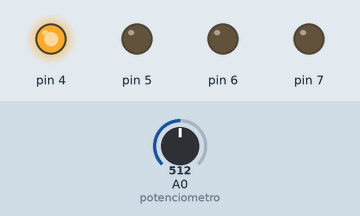
Bench run of a sketch on a simulated Arduino Uno, built with avr-gcc and run on an emulated ATmega328P. Shown: output pins drawn as LEDs (lit = HIGH). The test bench sets the inputs (shaded band); at power-on: A0 (potenciometro) = 512.

Above: at 8.8 s.
8.9 s: A0 (potenciometro) set to 778
At 10.4 s:
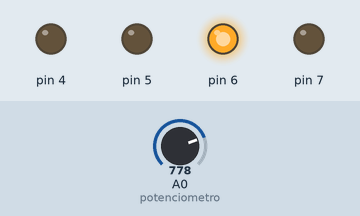
16.9 s: A0 (potenciometro) set to 751
At 18.5 s:
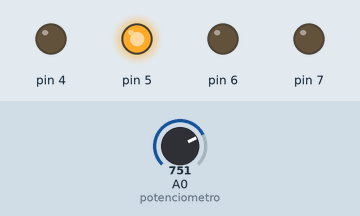
At 19.5 s:
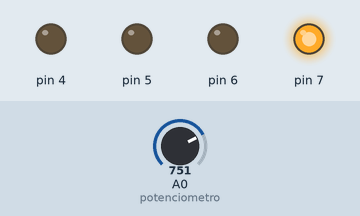
Timing chart, 0 to 30.9 s (numbered marks = the images above; inputs shaded):
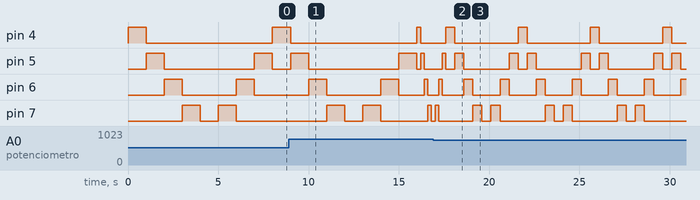

Measured:
- the behaviour switches between 769 and 768 on A0 (potenciometro) (found by bisection; images 1 and 2)
- after the input at 16.9 s, pin 4: alternates HIGH for 0.50 s and LOW for 3.5 s, starting after 1.2 s
- by itself, pin 5: repeats every 4.0 s: LOW 0.50 s, HIGH 0.50 s, LOW 2.5 s, HIGH 0.50 s

The sketch:

Secuencia_de_led_con_control_de_retardo.ino
```cpp
// Designed by: Juan Rodrigo Guzman Martinez

int tiempo=0; // Declaramos una variable donde se almacenara el tiempo de retardo
int potenciometro=A0; // Declaramos el pin donde se conectara el potenciometro
int estado; // Declaramos una variable llamada estado

void setup() {

for(int pinLed=4; pinLed <8; pinLed++){ // Pines donde se conctaran los LEDS que son del 4 al 8
pinMode(pinLed, OUTPUT); // Declaramos los LEDS como una salida
}
}

void loop() {

estado=analogRead(potenciometro); // Realizmos la lectura analogica del potenciometro en la variable estado

if( estado>=0 && estado<= 256) { // Si mi estado esta entre 0 y 256 entonces el tiempo sera de 1500 milisegundos
tiempo=1500;
}

if( estado>=257 && estado<= 512) { // Si mi estado esta entre 256 y 512 entonces el tiempo sera de 1000 milisegundos
tiempo=1000;
}

if( estado>=513 && estado <= 768) { // Si mi estado esta entre 513 y 768 entonces el tiempo sera de 500 milisegundos
tiempo=500;
}

if( estado>=769 && estado <= 1023) { // Si mi estado esta entre 769 y 1023 entonces el tiempo sera de 200 milisegundos
tiempo=200;
}

for(int pinLed=4;  pinLed <8; pinLed++){ // Bucle de incremento de la secuencia por los pines 4 a 8
digitalWrite(pinLed, HIGH); // Se enciende el LED
delay(tiempo); // Le damos un retardo la cual se encuentra en la variable tiempo
digitalWrite(pinLed, LOW); // Se apaga el LED
}

for(int pinLed =8;  pinLed >4; pinLed--){ // Bucle de decremento de la secuencia por los pines 8 a 4
digitalWrite(pinLed, HIGH); // Se enciende el LED
delay(tiempo); // Le damos un retardo la cual se encuentra en la variable tiempo
digitalWrite(pinLed, LOW); // Se apaga el LED
}
}
```
